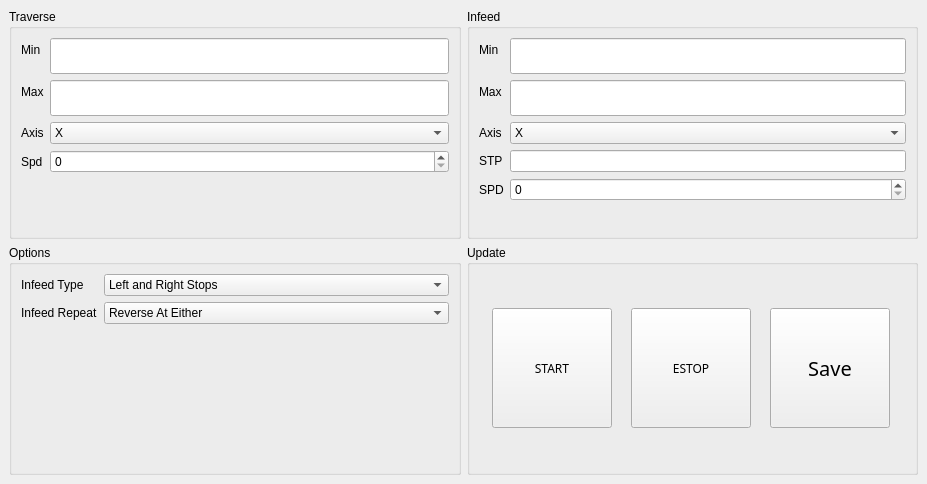
<?xml version="1.0" encoding="UTF-8"?>
<ui version="4.0">
 <class>Form</class>
 <widget class="VCPMainWindow" name="Form">
  <property name="geometry">
   <rect>
    <x>0</x>
    <y>0</y>
    <width>927</width>
    <height>484</height>
   </rect>
  </property>
  <property name="windowTitle">
   <string>Form</string>
  </property>
  <widget class="QWidget" name="centralwidget">
   <layout class="QGridLayout" name="gridLayout">
    <item row="0" column="0">
     <widget class="QGroupBox" name="groupBox_3">
      <property name="autoFillBackground">
       <bool>false</bool>
      </property>
      <property name="title">
       <string>Traverse</string>
      </property>
      <layout class="QFormLayout" name="formLayout_2">
       <property name="fieldGrowthPolicy">
        <enum>QFormLayout::AllNonFixedFieldsGrow</enum>
       </property>
       <item row="0" column="0">
        <widget class="QLabel" name="label_8">
         <property name="toolTip">
          <string>AKA Table Left and Right</string>
         </property>
         <property name="text">
          <string>Min</string>
         </property>
        </widget>
       </item>
       <item row="0" column="1">
        <widget class="QLineEdit" name="traverse_limit_min">
         <property name="font">
          <font>
           <family>Sans</family>
           <pointsize>15</pointsize>
           <weight>50</weight>
           <italic>false</italic>
           <bold>false</bold>
          </font>
         </property>
         <property name="text">
          <string/>
         </property>
         <property name="echoMode">
          <enum>QLineEdit::Normal</enum>
         </property>
        </widget>
       </item>
       <item row="1" column="0">
        <widget class="QLabel" name="label_11">
         <property name="toolTip">
          <string>AKA Spindle Up and Down</string>
         </property>
         <property name="text">
          <string>Max</string>
         </property>
        </widget>
       </item>
       <item row="1" column="1">
        <widget class="QLineEdit" name="traverse_limit_max">
         <property name="font">
          <font>
           <family>Sans</family>
           <pointsize>15</pointsize>
           <weight>50</weight>
           <italic>false</italic>
           <bold>false</bold>
          </font>
         </property>
         <property name="text">
          <string/>
         </property>
         <property name="echoMode">
          <enum>QLineEdit::Normal</enum>
         </property>
        </widget>
       </item>
       <item row="2" column="0">
        <widget class="QLabel" name="axisLabel">
         <property name="text">
          <string>Axis</string>
         </property>
        </widget>
       </item>
       <item row="2" column="1">
        <widget class="QComboBox" name="traverse_axis">
         <item>
          <property name="text">
           <string>X</string>
          </property>
         </item>
         <item>
          <property name="text">
           <string>Y</string>
          </property>
         </item>
         <item>
          <property name="text">
           <string>Z</string>
          </property>
         </item>
        </widget>
       </item>
       <item row="3" column="0">
        <widget class="QLabel" name="traverseLabel">
         <property name="text">
          <string>Spd</string>
         </property>
        </widget>
       </item>
       <item row="3" column="1">
        <widget class="QSpinBox" name="traverse_speed">
         <property name="maximum">
          <number>2000</number>
         </property>
        </widget>
       </item>
      </layout>
     </widget>
    </item>
    <item row="0" column="1">
     <widget class="QGroupBox" name="groupBox_4">
      <property name="autoFillBackground">
       <bool>false</bool>
      </property>
      <property name="title">
       <string>Infeed</string>
      </property>
      <layout class="QFormLayout" name="formLayout_3">
       <property name="fieldGrowthPolicy">
        <enum>QFormLayout::AllNonFixedFieldsGrow</enum>
       </property>
       <item row="0" column="0">
        <widget class="QLabel" name="label_10">
         <property name="toolTip">
          <string>AKA Table Left and Right</string>
         </property>
         <property name="text">
          <string>Min</string>
         </property>
        </widget>
       </item>
       <item row="0" column="1">
        <widget class="QLineEdit" name="infeed_limit_min">
         <property name="font">
          <font>
           <family>Sans</family>
           <pointsize>15</pointsize>
           <weight>50</weight>
           <italic>false</italic>
           <bold>false</bold>
          </font>
         </property>
         <property name="text">
          <string/>
         </property>
         <property name="echoMode">
          <enum>QLineEdit::Normal</enum>
         </property>
        </widget>
       </item>
       <item row="1" column="0">
        <widget class="QLabel" name="label_12">
         <property name="toolTip">
          <string>AKA Spindle Up and Down</string>
         </property>
         <property name="text">
          <string>Max</string>
         </property>
        </widget>
       </item>
       <item row="1" column="1">
        <widget class="QLineEdit" name="infeed_limit_max">
         <property name="font">
          <font>
           <family>Sans</family>
           <pointsize>15</pointsize>
           <weight>50</weight>
           <italic>false</italic>
           <bold>false</bold>
          </font>
         </property>
         <property name="text">
          <string/>
         </property>
         <property name="echoMode">
          <enum>QLineEdit::Normal</enum>
         </property>
        </widget>
       </item>
       <item row="2" column="0">
        <widget class="QLabel" name="axisLabel_2">
         <property name="text">
          <string>Axis</string>
         </property>
        </widget>
       </item>
       <item row="2" column="1">
        <widget class="QComboBox" name="infeed_axis">
         <property name="currentIndex">
          <number>0</number>
         </property>
         <item>
          <property name="text">
           <string>X</string>
          </property>
         </item>
         <item>
          <property name="text">
           <string>Y</string>
          </property>
         </item>
         <item>
          <property name="text">
           <string>Z</string>
          </property>
         </item>
        </widget>
       </item>
       <item row="3" column="0">
        <widget class="QLabel" name="stepoverLabel">
         <property name="text">
          <string>STP</string>
         </property>
        </widget>
       </item>
       <item row="3" column="1">
        <widget class="QLineEdit" name="infeed_stepover"/>
       </item>
       <item row="4" column="1">
        <widget class="QSpinBox" name="infeed_speed">
         <property name="maximum">
          <number>2000</number>
         </property>
        </widget>
       </item>
       <item row="4" column="0">
        <widget class="QLabel" name="infeedLabel">
         <property name="text">
          <string>SPD</string>
         </property>
        </widget>
       </item>
      </layout>
     </widget>
    </item>
    <item row="1" column="0">
     <widget class="QGroupBox" name="groupBox_7">
      <property name="title">
       <string>Options</string>
      </property>
      <layout class="QHBoxLayout" name="horizontalLayout_4">
       <item>
        <layout class="QFormLayout" name="formLayout">
         <property name="sizeConstraint">
          <enum>QLayout::SetDefaultConstraint</enum>
         </property>
         <item row="0" column="0">
          <widget class="QLabel" name="infeedTypeLabel">
           <property name="text">
            <string>Infeed Type</string>
           </property>
          </widget>
         </item>
         <item row="0" column="1">
          <widget class="QComboBox" name="infeed_type">
           <item>
            <property name="text">
             <string>Left and Right Stops</string>
            </property>
           </item>
           <item>
            <property name="text">
             <string>Right Stop Only</string>
            </property>
           </item>
           <item>
            <property name="text">
             <string>Left Stop Only</string>
            </property>
           </item>
           <item>
            <property name="text">
             <string>None</string>
            </property>
           </item>
          </widget>
         </item>
         <item row="1" column="0">
          <widget class="QLabel" name="infeedRepeatLabel_2">
           <property name="text">
            <string>Infeed Repeat</string>
           </property>
          </widget>
         </item>
         <item row="1" column="1">
          <widget class="QComboBox" name="infeed_reverse">
           <item>
            <property name="text">
             <string>Reverse At Either</string>
            </property>
           </item>
           <item>
            <property name="text">
             <string>Restart At Min</string>
            </property>
           </item>
           <item>
            <property name="text">
             <string>Restart At Max</string>
            </property>
           </item>
           <item>
            <property name="text">
             <string>None</string>
            </property>
           </item>
          </widget>
         </item>
        </layout>
       </item>
      </layout>
     </widget>
    </item>
    <item row="1" column="1">
     <widget class="QGroupBox" name="groupBox">
      <property name="title">
       <string>Update</string>
      </property>
      <layout class="QHBoxLayout" name="horizontalLayout">
       <item>
        <widget class="QPushButton" name="run_stop_button">
         <property name="sizePolicy">
          <sizepolicy hsizetype="Minimum" vsizetype="Minimum">
           <horstretch>0</horstretch>
           <verstretch>0</verstretch>
          </sizepolicy>
         </property>
         <property name="maximumSize">
          <size>
           <width>120</width>
           <height>120</height>
          </size>
         </property>
         <property name="font">
          <font>
           <family>Sans</family>
           <weight>50</weight>
           <italic>false</italic>
           <bold>false</bold>
          </font>
         </property>
         <property name="text">
          <string>START</string>
         </property>
         <property name="checkable">
          <bool>true</bool>
         </property>
        </widget>
       </item>
       <item>
        <widget class="HalButton" name="halbutton_2">
         <property name="sizePolicy">
          <sizepolicy hsizetype="Minimum" vsizetype="Minimum">
           <horstretch>0</horstretch>
           <verstretch>0</verstretch>
          </sizepolicy>
         </property>
         <property name="maximumSize">
          <size>
           <width>120</width>
           <height>120</height>
          </size>
         </property>
         <property name="font">
          <font>
           <family>Sans</family>
           <weight>50</weight>
           <italic>false</italic>
           <bold>false</bold>
          </font>
         </property>
         <property name="text">
          <string>ESTOP</string>
         </property>
         <property name="checkable">
          <bool>true</bool>
         </property>
         <property name="rules" stdset="0">
          <string>[{&quot;channels&quot;: [{&quot;url&quot;: &quot;status:all_axes_homed&quot;, &quot;trigger&quot;: true}], &quot;property&quot;: &quot;Enable&quot;, &quot;expression&quot;: &quot;ch[0]&quot;, &quot;name&quot;: &quot;isHomed&quot;}]</string>
         </property>
         <property name="pinBaseName" stdset="0">
          <string>hal.estop.activate</string>
         </property>
        </widget>
       </item>
       <item>
        <widget class="QPushButton" name="save_limits_button">
         <property name="sizePolicy">
          <sizepolicy hsizetype="Minimum" vsizetype="Minimum">
           <horstretch>0</horstretch>
           <verstretch>0</verstretch>
          </sizepolicy>
         </property>
         <property name="maximumSize">
          <size>
           <width>120</width>
           <height>120</height>
          </size>
         </property>
         <property name="font">
          <font>
           <family>Sans</family>
           <pointsize>15</pointsize>
           <weight>50</weight>
           <italic>false</italic>
           <bold>false</bold>
          </font>
         </property>
         <property name="text">
          <string>Save</string>
         </property>
         <property name="checkable">
          <bool>false</bool>
         </property>
        </widget>
       </item>
      </layout>
     </widget>
    </item>
   </layout>
  </widget>
 </widget>
 <customwidgets>
  <customwidget>
   <class>VCPMainWindow</class>
   <extends>QMainWindow</extends>
   <header>qtpyvcp.widgets.form_widgets.main_window</header>
   <container>1</container>
  </customwidget>
  <customwidget>
   <class>HalButton</class>
   <extends>QPushButton</extends>
   <header>qtpyvcp.widgets.hal_widgets.hal_button</header>
  </customwidget>
 </customwidgets>
 <resources/>
 <connections/>
</ui>
